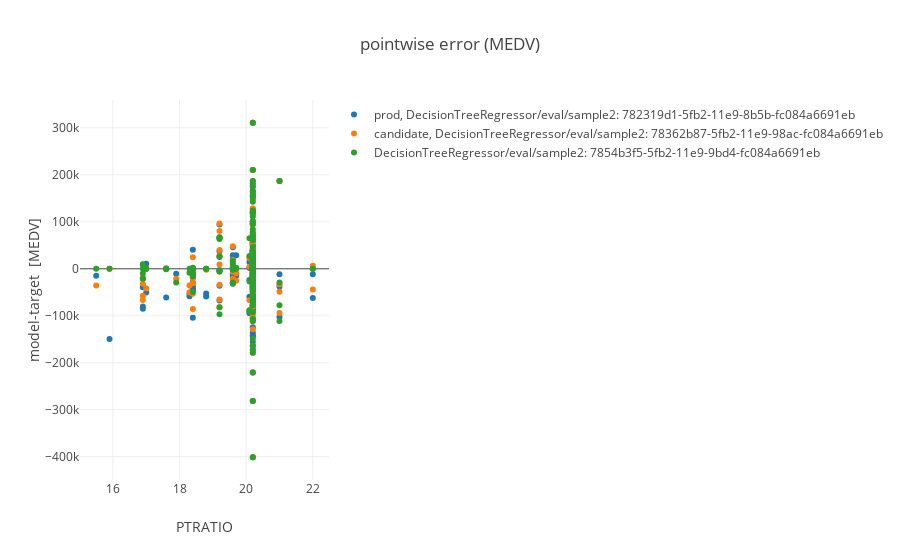

Notebook cell for this chart:
### Markdown cell above
#### Plot error vs input variable

### Code cell
plot.scatter_model_error(ml_repo, ml_repo.tree.models.DecisionTreeRegressor.model(), ml_repo.tree.test_data.sample2(), 'PTRATIO')

### Figure 1 — Plotly figure (JSON) as saved in the notebook; plotly's stock layout.template omitted (floating-point values rounded to 4 significant figures; data arrays with more than 128 entries replaced by an {"elided": "..."} marker saying what was removed)
{"data": [{"mode": "markers", "name": "prod, DecisionTreeRegressor/eval/sample2: 782319d1-5fb2-11e9-8b5b-fc084a6691eb", "text": "sample2:last<br>DecisionTreeRegressor/model:78222b40-5fb2-11e9-9441-fc084a6691eb<br>", "type": "scatter", "uid": "fd9d57d9-ad56-4013-9743-f060d4496672", "x": {"elided": "187 float values"}, "y": {"elided": "187 float values"}}, {"mode": "markers", "name": "candidate, DecisionTreeRegressor/eval/sample2: 78362b87-5fb2-11e9-98ac-fc084a6691eb", "text": "sample2:last<br>DecisionTreeRegressor/model:7833c955-5fb2-11e9-9442-fc084a6691eb<br>", "type": "scatter", "uid": "21e0e34e-e38a-4438-9064-2256feabfd25", "x": {"elided": "187 float values"}, "y": {"elided": "187 float values"}}, {"mode": "markers", "name": "DecisionTreeRegressor/eval/sample2: 7854b3f5-5fb2-11e9-9bd4-fc084a6691eb", "text": "sample2:last<br>DecisionTreeRegressor/model:785251db-5fb2-11e9-ada8-fc084a6691eb<br>", "type": "scatter", "uid": "604a74fa-154c-43a6-b7df-2c7a2ef3a265", "x": {"elided": "187 float values"}, "y": {"elided": "187 float values"}}], "layout": {"title": {"text": "pointwise error (MEDV)"}, "xaxis": {"title": {"text": "PTRATIO"}}, "yaxis": {"title": {"text": "model-target  [MEDV]"}}}}
